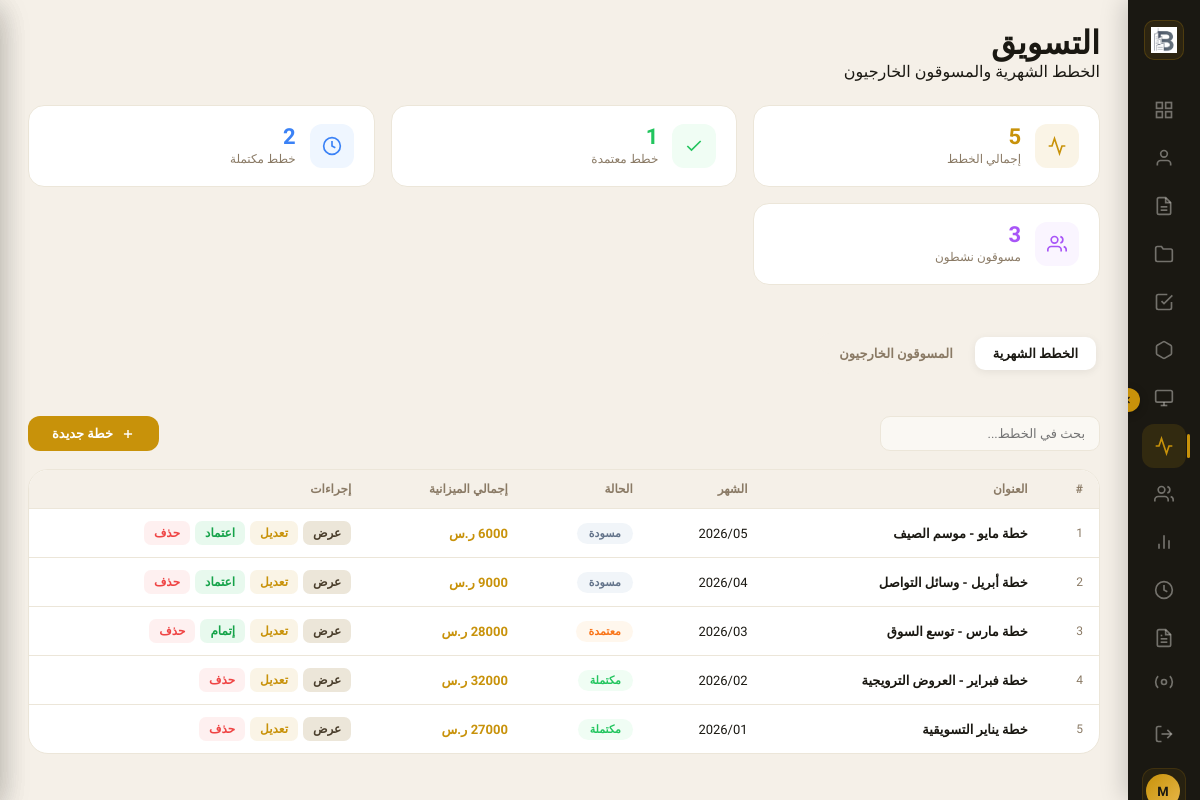
The page /marketing/ (signed in) on the database its author committed.
### company/models.py (models this page shows, shortened)
class CompanySettings(models.Model):
    company_logo    = models.ImageField(upload_to='company/', blank=True, null=True)
    company_name_ar = models.CharField(max_length=255, blank=True)
    company_name_en = models.CharField(max_length=255, blank=True)
    unified_number  = models.CharField(max_length=20, blank=True)
    cr_number       = models.CharField(max_length=20, blank=True)
    cr_issue_date   = models.DateField(blank=True, null=True)
    municipality_license = models.CharField(max_length=100, blank=True)
    tax_registration_number = models.CharField(max_length=50, blank=True)
    facility_address     = models.TextField(blank=True)
    address_building_number = models.CharField(max_length=20, blank=True)
    address_street       = models.CharField(max_length=255, blank=True)
    address_district     = models.CharField(max_length=255, blank=True)
    address_city         = models.CharField(max_length=100, blank=True)
    address_postal_code  = models.CharField(max_length=10, blank=True)
    manager_name        = models.CharField(max_length=255, blank=True)
    manager_nationality = models.CharField(max_length=100, blank=True)
    manager_id          = models.CharField(max_length=50, blank=True)
    manager_mobile      = models.CharField(max_length=20, blank=True)
    manager_email       = models.EmailField(blank=True)
    pr_mobile         = models.CharField(max_length=20, blank=True)
    pr_email          = models.EmailField(blank=True)
    marketing_mobile  = models.CharField(max_length=20, blank=True)
    marketing_email   = models.EmailField(blank=True)
    hr_email          = models.EmailField(blank=True)
    instagram      = models.URLField(blank=True)
    tiktok         = models.URLField(blank=True)
    facebook       = models.URLField(blank=True)
    youtube        = models.URLField(blank=True)
    twitter        = models.URLField(blank=True)
    snapchat       = models.URLField(blank=True)
    google_maps_link = models.URLField(blank=True)
    website_link   = models.URLField(blank=True)
    class Meta:
        verbose_name = 'إعدادات الشركة'

### marketing/models.py (models this page shows, shortened)
class MonthlyPlan(models.Model):
    STATUS_CHOICES = [
        ('draft', 'مسودة'),
        ('approved', 'معتمدة'),
        ('completed', 'مكتملة'),
    ]
    title      = models.CharField(max_length=200)
    month      = models.DateField()
    status     = models.CharField(max_length=20, choices=STATUS_CHOICES, default='draft')
    notes      = models.TextField(blank=True)
    created_by = models.ForeignKey(User, on_delete=models.SET_NULL, null=True, blank=True)
    created_at = models.DateTimeField(auto_now_add=True)
    class Meta:
        ordering = ['-month']
    @property
    def total_budget(self):
        return sum(b.amount for b in self.budgets.all())

class PlanBudget(models.Model):
    plan        = models.ForeignKey(MonthlyPlan, on_delete=models.CASCADE, related_name='budgets')
    budget_type = models.CharField(max_length=100)
    amount      = models.DecimalField(max_digits=14, decimal_places=2, default=0)
    order       = models.PositiveSmallIntegerField(default=0)
    class Meta:
        ordering = ['order']

### marketing/views.py (the view)
# urls.py: path('', views.marketing_home, name='marketing_home'),
@login_required(login_url='/system/')
def marketing_home(request):
    plans     = list(MonthlyPlan.objects.prefetch_related('objectives', 'budgets', 'channels__days', 'targets'))
    marketers = ExternalMarketer.objects.all()
    plans_data = []
    for p in plans:
        plans_data.append({
            'pk':           p.pk,
            'title':        p.title,
            'month':        p.month.strftime('%Y/%m'),
            'month_raw':    p.month.strftime('%Y-%m'),
            'status':       p.status,
            'status_label': p.get_status_display(),
            'notes':        p.notes,
            'total_budget': float(p.total_budget),
            'objectives': [{'title': o.title, 'goal': o.goal, 'result': o.result} for o in p.objectives.all()],
            'budgets':    [{'type': b.budget_type, 'amount': float(b.amount)} for b in p.budgets.all()],
            'channels':   [
                {'name': ch.name, 'days': [{'date': str(d.day_date), 'content': d.content} for d in ch.days.all()]}
                for ch in p.channels.all()
            ],
            'targets': [
                {
                    'target_type':  t.target_type,
                    'label':        t.label,
                    'target_value': float(t.target_value),
                    'result_value': float(t.result_value) if t.result_value is not None else None,
                }
                for t in p.targets.all()
            ],
        })
    context = {
        'plans_json':      json.dumps(plans_data, ensure_ascii=False),
        'plans':           plans,
        'marketers':       marketers,
        'total_plans':     len(plans),
        'active_plans':    sum(1 for p in plans if p.status == 'approved'),
        'done_plans':      sum(1 for p in plans if p.status == 'completed'),
        'total_marketers': marketers.filter(is_active=True).count(),
    }
    return render(request, 'marketing/marketing.html', context)

### marketing/templates/marketing/marketing.html (shortened to what this page needs)
{% load static %}
<!DOCTYPE html>
<html lang="ar" dir="rtl">
<head>
<link rel="stylesheet" href="{% static 'projects/css/dashboard.css' %}">
<link rel="stylesheet" href="{% static 'invoices/css/invoices.css' %}">
</head>
<body>
<aside class="sidebar" id="sidebar">
    <button class="sidebar-toggle" id="sidebarToggle" title="توسيع / تقليص">
        <svg width="12" height="12" viewBox="0 0 24 24" fill="none" stroke="currentColor" stroke-width="2.5"><polyline points="15 18 9 12 15 6"/></svg>
    </button>
    <div class="sidebar-logo">
        <div class="logo-mark">
            {% if company and company.company_logo %}
            <img src="{{ company.company_logo.url }}" alt="{{ company.company_name_ar|default:'النظام' }}">
            {% else %}
            <img src="{% static 'website/img/logo.png' %}" alt="باء البناء">
            {% endif %}
        </div>
    </div>
    <nav class="sidebar-nav">
        <a href="{% url 'projects_dashboard' %}" class="nav-item" title="الرئيسية"><svg width="20" height="20" viewBox="0 0 24 24" fill="none" stroke="currentColor" stroke-width="2"><rect x="3" y="3" width="7" height="7"/><rect x="14" y="3" width="7" height="7"/><rect x="14" y="14" width="7" height="7"/><rect x="3" y="14" width="7" height="7"/></svg><span class="nav-label">الرئيسية</span></a>
        <a href="{% url 'client_list' %}" class="nav-item" title="العملاء"><svg width="20" height="20" viewBox="0 0 24 24" fill="none" stroke="currentColor" stroke-width="2"><path d="M20 21v-2a4 4 0 0 0-4-4H8a4 4 0 0 0-4 4v2"/><circle cx="12" cy="7" r="4"/></svg><span class="nav-label">العملاء</span></a>
        <a href="{% url 'invoices_home' %}" class="nav-item" title="الفواتير"><svg width="20" height="20" viewBox="0 0 24 24" fill="none" stroke="currentColor" stroke-width="2"><path d="M14 2H6a2 2 0 0 0-2 2v16a2 2 0 0 0 2 2h12a2 2 0 0 0 2-2V8z"/><polyline points="14 2 14 8 20 8"/><line x1="16" y1="13" x2="8" y2="13"/><line x1="16" y1="17" x2="8" y2="17"/></svg><span class="nav-label">الفواتير</span></a>
        <a href="{% url 'project_list' %}" class="nav-item" title="المشاريع"><svg width="20" height="20" viewBox="0 0 24 24" fill="none" stroke="currentColor" stroke-width="2"><path d="M22 19a2 2 0 0 1-2 2H4a2 2 0 0 1-2-2V5a2 2 0 0 1 2-2h5l2 3h9a2 2 0 0 1 2 2z"/></svg><span class="nav-label">المشاريع</span></a>
        <a href="{% url 'task_list' %}" class="nav-item" title="المهام"><svg width="20" height="20" viewBox="0 0 24 24" fill="none" stroke="currentColor" stroke-width="2"><polyline points="9 11 12 14 22 4"/><path d="M21 12v7a2 2 0 0 1-2 2H5a2 2 0 0 1-2-2V5a2 2 0 0 1 2-2h11"/></svg><span class="nav-label">المهام</span></a>
        <a href="{% url 'inventory_home' %}" class="nav-item" title="المخزون"><svg width="20" height="20" viewBox="0 0 24 24" fill="none" stroke="currentColor" stroke-width="2"><path d="M21 16V8a2 2 0 0 0-1-1.73l-7-4a2 2 0 0 0-2 0l-7 4A2 2 0 0 0 3 8v8a2 2 0 0 0 1 1.73l7 4a2 2 0 0 0 2 0l7-4A2 2 0 0 0 21 16z"/></svg><span class="nav-label">المخزون</span></a>
        <a href="{% url 'accounting_home' %}" class="nav-item" title="المحاسبة"><svg width="20" height="20" viewBox="0 0 24 24" fill="none" stroke="currentColor" stroke-width="2"><rect x="2" y="3" width="20" height="14" rx="2"/><line x1="8" y1="21" x2="16" y2="21"/><line x1="12" y1="17" x2="12" y2="21"/></svg><span class="nav-label">المحاسبة</span></a>
        <a href="{% url 'marketing_home' %}" class="nav-item active" title="التسويق"><svg width="20" height="20" viewBox="0 0 24 24" fill="none" stroke="currentColor" stroke-width="2"><path d="M22 12h-4l-3 9L9 3l-3 9H2"/></svg><span class="nav-label">التسويق</span></a>
        <a href="{% url 'employee_list' %}" class="nav-item" title="الفريق"><svg width="20" height="20" viewBox="0 0 24 24" fill="none" stroke="currentColor" stroke-width="2"><path d="M17 21v-2a4 4 0 0 0-4-4H5a4 4 0 0 0-4 4v2"/><circle cx="9" cy="7" r="4"/><path d="M23 21v-2a4 4 0 0 0-3-3.87"/><path d="M16 3.13a4 4 0 0 1 0 7.75"/></svg><span class="nav-label">الفريق</span></a>
        <a href="{% url 'reports_home' %}" class="nav-item" title="التقارير"><svg width="20" height="20" viewBox="0 0 24 24" fill="none" stroke="currentColor" stroke-width="2"><line x1="18" y1="20" x2="18" y2="10"/><line x1="12" y1="20" x2="12" y2="4"/><line x1="6" y1="20" x2="6" y2="14"/></svg><span class="nav-label">التقارير</span></a>
        <a href="{% url 'attendance_checkin' %}" class="nav-item" title="الحضور والانصراف"><svg width="20" height="20" viewBox="0 0 24 24" fill="none" stroke="currentColor" stroke-width="2"><circle cx="12" cy="12" r="10"/><polyline points="12 6 12 12 16 14"/></svg><span class="nav-label">الحضور والانصراف</span></a>
        <a href="{% url 'namadhj_home' %}" class="nav-item" title="النماذج"><svg width="20" height="20" viewBox="0 0 24 24" fill="none" stroke="currentColor" stroke-width="2"><path d="M14 2H6a2 2 0 0 0-2 2v16a2 2 0 0 0 2 2h12a2 2 0 0 0 2-2V8z"/><polyline points="14 2 14 8 20 8"/><line x1="16" y1="13" x2="8" y2="13"/><line x1="16" y1="17" x2="8" y2="17"/><polyline points="10 9 9 9 8 9"/></svg><span class="nav-label">النماذج</span></a>
    </nav>
    <div class="sidebar-bottom">
        <a href="{% url 'company_home' %}" class="nav-item" title="الإعدادات"><svg width="20" height="20" viewBox="0 0 24 24" fill="none" stroke="currentColor" stroke-width="2"><circle cx="12" cy="12" r="3"/><path d="M19.07 4.93a10 10 0 0 1 0 14.14M4.93 4.93a10 10 0 0 0 0 14.14"/></svg><span class="nav-label">الإعدادات</span></a>
        <a href="{% url 'employee_logout' %}" class="nav-item logout-item" title="تسجيل الخروج"><svg width="20" height="20" viewBox="0 0 24 24" fill="none" stroke="currentColor" stroke-width="2"><path d="M9 21H5a2 2 0 0 1-2-2V5a2 2 0 0 1 2-2h4"/><polyline points="16 17 21 12 16 7"/><line x1="21" y1="12" x2="9" y2="12"/></svg><span class="nav-label">خروج</span></a>
        <div class="sidebar-user">
            <div class="user-avatar">{{ request.user.get_full_name|default:request.user.username|slice:":1"|upper }}</div>
        </div>
    </div>
</aside>
<main class="main-content">
    <header class="page-header">
        <div class="page-header-info">
            <h1 class="page-title">التسويق</h1>
            <p class="page-subtitle">الخطط الشهرية والمسوقون الخارجيون</p>
        </div>
    </header>
    <div class="inv-stats" style="margin-bottom:24px">
        <div class="inv-stat is-gold">
            <div class="inv-stat-icon"><svg width="20" height="20" viewBox="0 0 24 24" fill="none" stroke="currentColor" stroke-width="2"><path d="M22 12h-4l-3 9L9 3l-3 9H2"/></svg></div>
            <div><div class="inv-stat-val">{{ total_plans }}</div><div class="inv-stat-lbl">إجمالي الخطط</div></div>
        </div>
        <div class="inv-stat is-green">
            <div class="inv-stat-icon"><svg width="20" height="20" viewBox="0 0 24 24" fill="none" stroke="currentColor" stroke-width="2"><polyline points="20 6 9 17 4 12"/></svg></div>
            <div><div class="inv-stat-val">{{ active_plans }}</div><div class="inv-stat-lbl">خطط معتمدة</div></div>
        </div>
        <div class="inv-stat is-blue">
            <div class="inv-stat-icon"><svg width="20" height="20" viewBox="0 0 24 24" fill="none" stroke="currentColor" stroke-width="2"><circle cx="12" cy="12" r="10"/><polyline points="12 6 12 12 16 14"/></svg></div>
            <div><div class="inv-stat-val">{{ done_plans }}</div><div class="inv-stat-lbl">خطط مكتملة</div></div>
        </div>
        <div class="inv-stat is-purple">
            <div class="inv-stat-icon"><svg width="20" height="20" viewBox="0 0 24 24" fill="none" stroke="currentColor" stroke-width="2"><path d="M17 21v-2a4 4 0 0 0-4-4H5a4 4 0 0 0-4 4v2"/><circle cx="9" cy="7" r="4"/><path d="M23 21v-2a4 4 0 0 0-3-3.87"/><path d="M16 3.13a4 4 0 0 1 0 7.75"/></svg></div>
            <div><div class="inv-stat-val">{{ total_marketers }}</div><div class="inv-stat-lbl">مسوقون نشطون</div></div>
        </div>
    </div>
    <div class="inv-tabs" style="margin-bottom:18px">
        <button class="inv-tab active" data-tab="plans">الخطط الشهرية</button>
        <button class="inv-tab" data-tab="marketers">المسوقون الخارجيون</button>
    </div>
    <div id="tab-plans">
        <div class="mkt-toolbar">
            <input type="text" class="mkt-search" id="planSearch" placeholder="بحث في الخطط...">
            <button class="btn-primary" onclick="openAddPlan()">
                <svg width="14" height="14" viewBox="0 0 24 24" fill="none" stroke="currentColor" stroke-width="2.5"><line x1="12" y1="5" x2="12" y2="19"/><line x1="5" y1="12" x2="19" y2="12"/></svg>
                خطة جديدة
            </button>
        </div>
        <div class="inv-table-wrap">
            <table class="inv-table" id="plansTable">
                <thead>
                    <tr>
                        <th>#</th>
                        <th>العنوان</th>
                        <th>الشهر</th>
                        <th>الحالة</th>
                        <th>إجمالي الميزانية</th>
                        <th>إجراءات</th>
                    </tr>
                </thead>
                <tbody>
                    {% for p in plans %}
                    <tr>
                        <td style="color:var(--text-muted);font-size:12px">{{ forloop.counter }}</td>
                        <td style="font-weight:600">{{ p.title }}</td>
                        <td>{{ p.month|date:"Y/m" }}</td>
                        <td>
                            {% if p.status == 'draft' %}<span class="inv-badge inv-badge badge-draft">مسودة</span>
                            {% elif p.status == 'approved' %}<span class="inv-badge inv-badge badge-partial">معتمدة</span>
                            {% else %}<span class="inv-badge inv-badge badge-paid">مكتملة</span>{% endif %}
                        </td>
                        <td style="color:var(--gold);font-weight:700">{{ p.total_budget|floatformat:0 }} ر.س</td>
                        <td>
                            <div class="tbl-acts">
                                <button class="tbl-act tbl-act-view" onclick="viewPlan({{ p.pk }})">عرض</button>
                                <button class="tbl-act tbl-act-edit" onclick="editPlan({{ p.pk }})">تعديل</button>
                                {% if p.status == 'draft' %}
                                <button class="tbl-act tbl-act-approve" onclick="approvePlan({{ p.pk }}, '{{ p.title|escapejs }}')">اعتماد</button>
                                {% endif %}
                                {% if p.status == 'approved' %}
                                <button class="tbl-act tbl-act-approve" onclick="completePlan({{ p.pk }}, '{{ p.title|escapejs }}')">إتمام</button>
                                {% endif %}
                                <button class="tbl-act tbl-act-del" onclick="setPending('{% url 'mkt_plan_delete' p.pk %}', '{{ p.title|escapejs }}')">حذف</button>
                            </div>
                        </td>
                    </tr>
                    {% empty %}
                    <tr><td colspan="6" style="text-align:center;padding:32px;color:var(--text-muted)">لا توجد خطط تسويقية بعد</td></tr>
                    {% endfor %}
                </tbody>
            </table>
        </div>
    </div>
</main>
</body>
</html>

### rows shown on the page
CompanySettings: company_logo (picture)
MonthlyPlan: title "خطة مايو - موسم الصيف", month "2026/05", status "مسودة", total_budget "6000"
MonthlyPlan: title "خطة أبريل - وسائل التواصل", month "2026/04", status "مسودة", total_budget "9000"
MonthlyPlan: title "خطة مارس - توسع السوق", month "2026/03", status "معتمدة"
MonthlyPlan: title "خطة فبراير - العروض الترويجية", month "2026/02", status "مكتملة"
MonthlyPlan: title "خطة يناير التسويقية", month "2026/01", status "مكتملة"

### other values the page prints
{{ total_plans }} "5"
{{ active_plans }} "1"
{{ done_plans }} "2"
{{ total_marketers }} "3"
